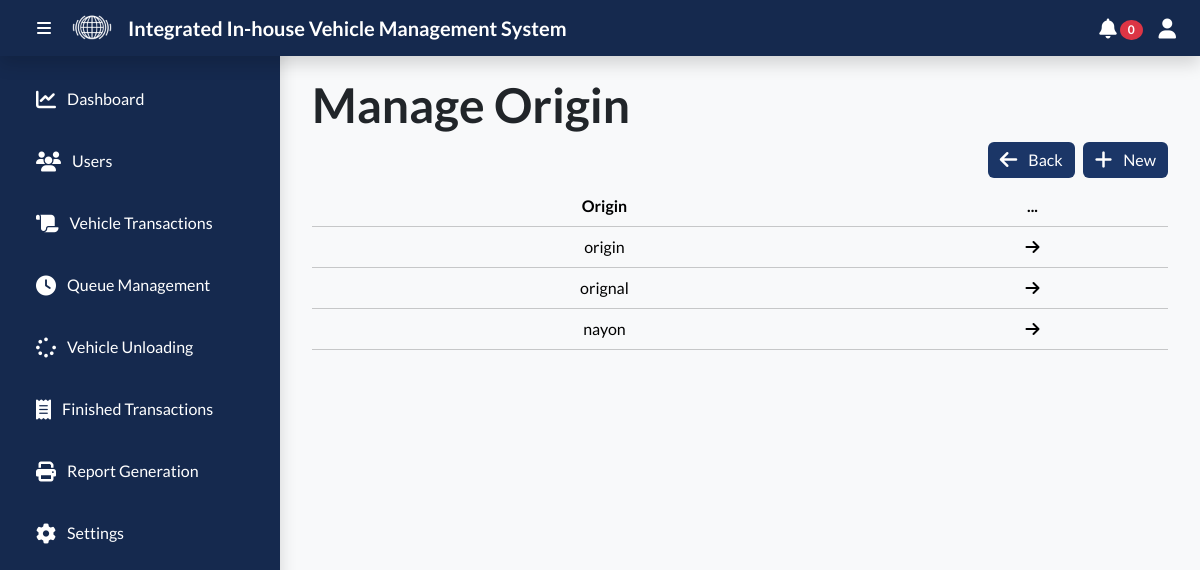
The page /admin/settings-origin.php (signed in) on the database its author committed.
### tables this page shows
CREATE TABLE `origin` (
  `origin_id` int(11) NOT NULL AUTO_INCREMENT,
  `origin_name` varchar(255) DEFAULT NULL,
  `created_at` timestamp NOT NULL DEFAULT current_timestamp() ON UPDATE current_timestamp(),
  PRIMARY KEY (`origin_id`)
);

### admin/settings-origin.php (the view, shortened to what this page needs)
<?php
require_once '../api/db_connection.php';
?>
<!DOCTYPE html>
<html lang="en">
<head>
    <link rel="stylesheet" href="../public/css/bootstrap.min.css">
    <link rel="stylesheet" href="https://cdn.datatables.net/2.0.8/css/dataTables.dataTables.css" />
    <link rel="stylesheet" href="css/style.css">
</head>
<body class="bg-light">
    <?php
    include_once('navbar/navbar.php');
    ?>
    <div class="content" id="content">
        <div class="container">
            <h1 class="display-5 fw-bold">Manage Origin</h1>
            <button class="btn btn-primary float-end mb-2 ms-2" data-bs-toggle="modal" data-bs-target="#add-origin-modal">
                <i class="fa-solid fa-plus fa-lg me-2" style="color: #ffffff;"></i> New
            </button>
            <a href="settings.php" class="text-decoration-none" style="color:inherit">
                <button class="btn btn-primary float-end mb-2">
                    <i class="fa-solid fa-arrow-left fa-lg me-2" style="color: #ffffff;"></i> Back
                </button>
            </a>
            <table class="table table-hover text-center table-light" id="hauler-table">
                <thead>
                    <th class="text-center" scope="col">Origin</th>
                    <th class="text-center" scope="col">...</th>
                </thead>
                <tbody>
                    <?php
                    $sql = "SELECT * FROM `origin`";
                    $result = mysqli_query($conn, $sql);
                    while ($row = mysqli_fetch_assoc($result)) {
                    ?>
                        <tr onclick="editOrigin(<?= $row['origin_id'] ?>)" style="cursor: pointer;">
                            <td class="text-center" scope="row"><?= $row['origin_name'] ?></td>
                            <td class="text-center"><i class="fa-solid fa-arrow-right"></i></td>
                        </tr>
                    <?php
                    }
                    ?>
                </tbody>
            </table>
        </div>
    </div>
</body>
</html>

### admin/css/style.css (style rules this page uses)
body { padding-top: 56px; font-family: "Lato", sans-serif; }
.content { transition: margin-left 0.3s; margin-left: 280px; padding: 20px; }
.btn-primary { background-color: #1b3667; border: #1b3667; }

### rows shown on the page
origin: origin_name "origin"
origin: origin_name "orignal"
origin: origin_name "nayon"

### other values the page prints
$transactionCount "0"
